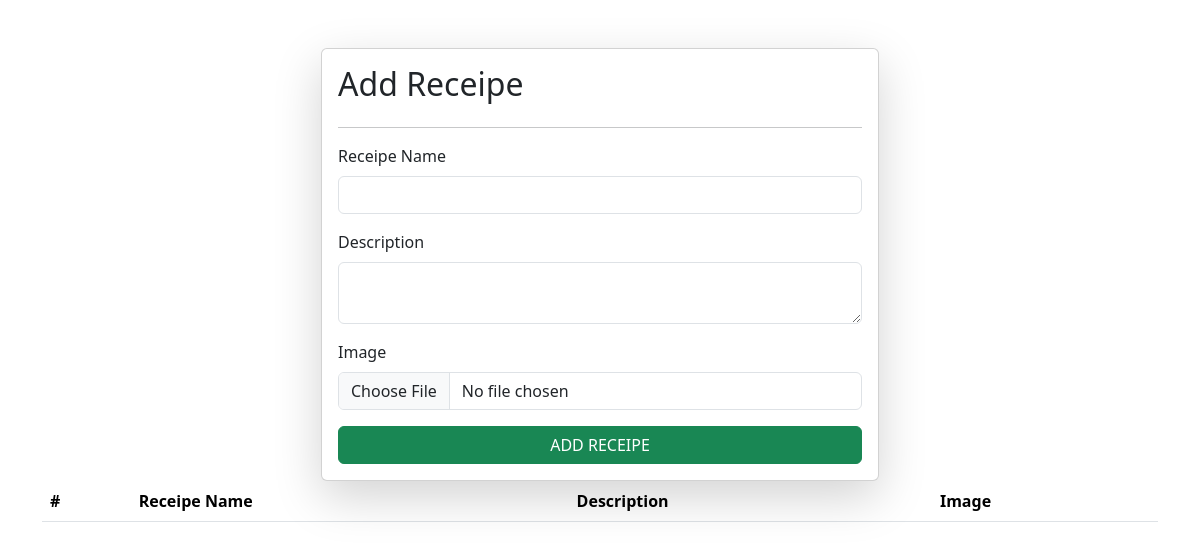
The app's page /receipes/, older data.
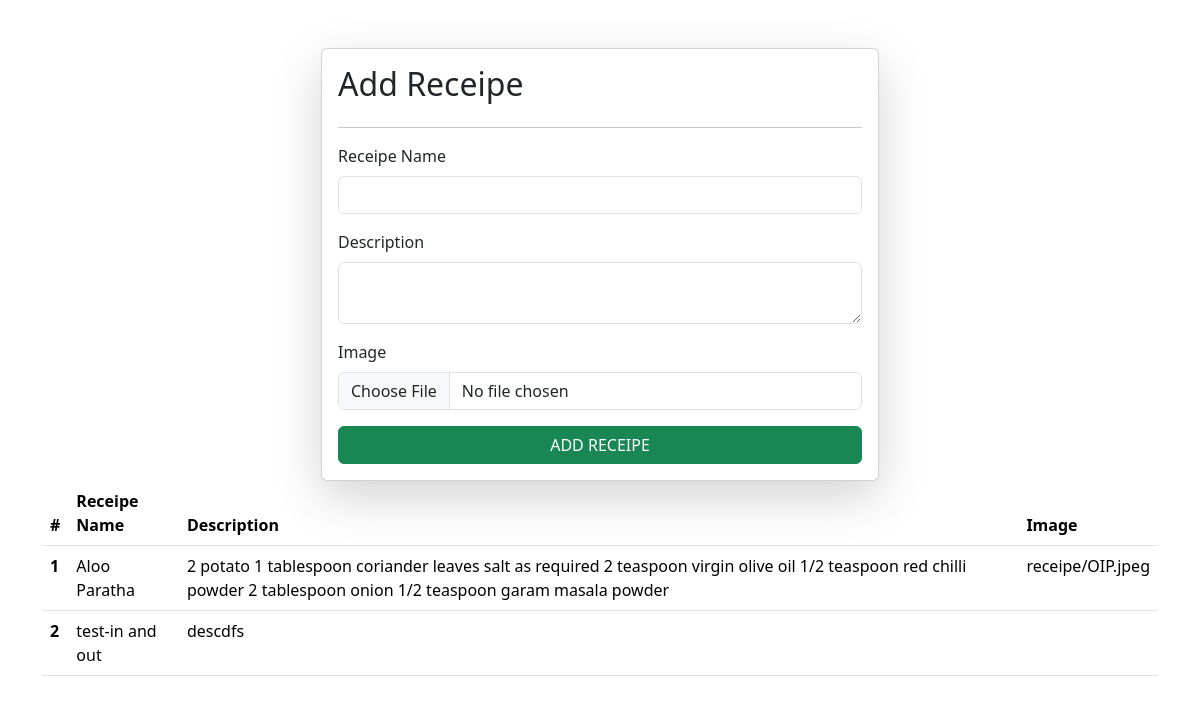
The same page, newer data.
### repsee/models.py (models this page shows)
class Receipe(models.Model):
    name = models.CharField(max_length=100)
    desc = models.TextField()
    image = models.ImageField(upload_to='receipe')

### repsee/views.py (the view, shortened to what this page needs)
# urls.py: path('receipes/', receipes, name="receipes"),
def receipes(req):
    queryset = Receipe.objects.all()
    context = {'receipes': queryset, 'page': 'Receipes'}
    return render(req, 'receipes.html', context)

### repsee/templates/receipes.html (shortened to what this page needs)
{% extends "base.html" %}
{% block content %}
    <div class="container mt-5">
        <form class="col-6 mx-auto card p-3 shadow-lg" method="POST" enctype="multipart/form-data">
            <h2>Add Receipe</h2>
            <hr>
            <div class="mb-3">
              <label for="name" class="form-label">Receipe Name</label>
              <input type="text" class="form-control" id="name" name="name" required>
            </div>
            <div class="mb-3">
              <label for="desc" class="form-label">Description</label>
              <textarea type="text" class="form-control" id="desc" name="desc" required></textarea>
            </div>
            <div class="mb-3">
              <label for="image" class="form-label">Image</label>
              <input type="file" class="form-control" id="image" name="image" required>
            </div>
            <button type="submit" class="btn btn-success">ADD RECEIPE</button>
        </form>
        <table class="table">
          <thead>
            <tr>
              <th scope="col">#</th>
              <th scope="col">Receipe Name</th>
              <th scope="col">Description</th>
              <th scope="col">Image</th>
            </tr>
          </thead>
          <tbody>
            {% for receipe in receipes %}
            <tr>
              <th scope="row">{{forloop.counter}}</th>
              <td>{{receipe.name}}</td>
              <td>{{receipe.desc}}</td>
              <td>{{receipe.image}}</td>
            </tr>
            {% endfor %}
          </tbody>
        </table>
    </div>
{% endblock %}

### home/templates/base.html (shortened to what this page needs)
<!DOCTYPE html>
<html lang="en">
<head>
    <link href="https://cdn.jsdelivr.net/npm/bootstrap@5.3.3/dist/css/bootstrap.min.css" rel="stylesheet">
</head>
<body>
    {% block content %}
    {% endblock %}
</body>
</html>

Row changes from the older to the newer data that the page shows:
added Receipe: name "Aloo Paratha", desc "2 potato 1 tablespoon coriander leaves salt as required 2 teaspoon virgin olive oil 1/2 teaspoon red chilli powder 2 tablespoon onion 1/2 teaspoon garam masala powder", image "receipe/OIP.jpeg"
added Receipe: name "test-in and out", desc "descdfs"
